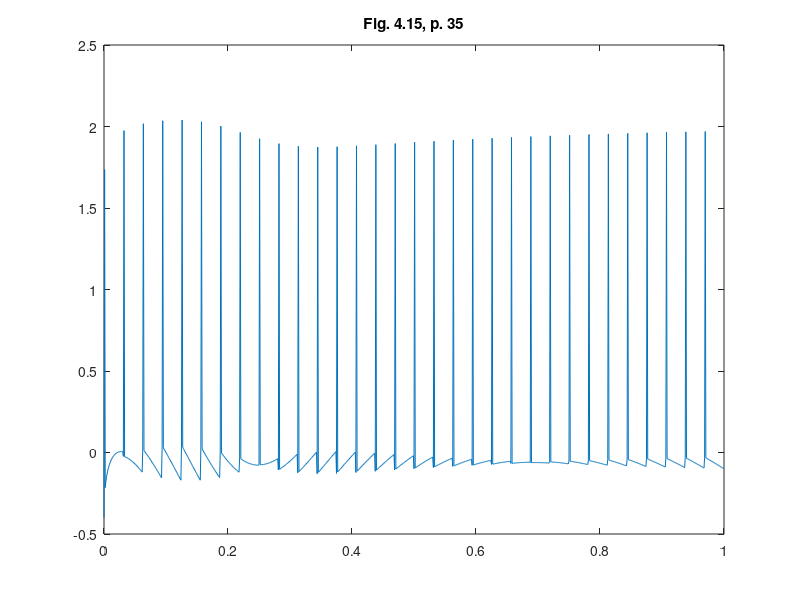

This chart was generated by the following MATLAB code:
%% ========================================================================
%% Programmatic octave notes on "Ripples in Mathematics" by A. Jensen
%% and A. la Cour-Harbo written with a deep gratitude to the authors for
%% this wonderful text. 
%% 
%% Reconstruction of graphs in Figure 4.15, HWT, with slow variations removed
%%
%% Author: Vladimir Kulyukin
%% 
%% NB: I have tested this code in Octave 4.
%% =========================================================================
t = (1.0/1024.0)*[0:1023];

y_fig_4_15_p35 = [
-0.39991214317820767
1.7356167993133038
-0.21568378349140394
-0.18146293935143654
-0.15478394180621913
-0.13294633471379802
-0.11455942172451805
-0.09879415409449455
-0.08510872052391316
-0.07312578741715758
-0.06256999271159147
-0.05323304766657633
-0.04495285396030746
-0.0376003111549259
-0.031070610552045297
-0.025277279451580537
-0.020147982250889207
-0.015621483235534361
-0.011645400567028119
-0.008174513082285673
-0.005169462064869457
-0.002595740823035042
-4.228976837574727E-4
0.0013761002668490896
0.002825380653040721
0.0039465842818848795
0.004759209265950748
0.005280896338290875
0.005527667200440067
0.0055141250245374085
0.005253624207582908
0.004758414953694334
-0.023770153814268724
1.975298155819054
-0.025836962518355877
-0.027166595673133065
-0.028682461938631443
-0.03037684976560384
-0.0322425638538526
-0.03427287756618802
-0.0364614907809262
-0.0388024924415189
-0.041290327178454156
-0.043919765474450534
-0.04668587692328696
-0.0495840061984818
-0.05260975140305124
-0.05575894451765051
-0.05902763370321895
-0.06241206724701076
-0.06590867896870511
-0.06951407492694073
-0.07322502128682706
-0.07703843322629234
-0.08095136477401055
-0.084960999484472
-0.08906464186685237
-0.09325970949394469
-0.09754372572578007
-0.10191431298984543
-0.10636918656616268
-0.11090614883107874
-0.11552308391849309
-0.12021795276156699
0.022079029857087096
2.017234126243568
0.012316989828501934
0.0073293955481245066
0.002273061674946897
-0.0028503469151708316
-0.008039215682784762
-0.013291977555195733
-0.018607110232553126
-0.02398313365628235
-0.02941860762757531
-0.034912129564762306
-0.04046233238935193
-0.04606788253139993
-0.05172747804565492
-0.05743984683064696
-0.0632037449435302
-0.06901795500407215
-0.07488128468172994
-0.08079256526021605
-0.08675065027442186
-0.09275441421494968
-0.09880275129588101
-0.10489457428174609
-0.11102881336995862
-0.11720441512526858
-0.1234203414630416
-0.12967556867840635
-0.13596908651853878
-0.1422998972955395
-0.1486670150375593
-0.15506946467598548
0.04179573046760365
2.035325502490962
0.02882281003301057
0.0222885920241489
0.01572378008063602
0.009129299138806002
0.0025060680646838973
-0.004144999759795098
-0.010822995872838859
-0.01752701619009933
-0.024256160482246103
-0.031009531871932228
-0.03778623634932243
-0.04458538230542164
-0.051406080082496586
-0.05824744154094419
-0.06510857964199879
-0.07198860804573504
-0.07888664072385332
-0.08580179158678702
-0.09273317412470461
-0.09967990106202451
-0.10664108402508887
-0.1136158332226862
-0.12060325713912878
-0.12760246223964322
-0.13461255268784178
-0.14163263007508053
-0.1486617931615326
-0.15569913762883048
-0.16274375584415268
-0.16979473663565825
0.04643007861333959
2.039369121396369
0.03230455842987956
0.025237317062926756
0.018168329138348094
0.011098531150262159
0.004028864390396292
-0.0030397249168023777
-0.010106285490321998
-0.01716986088007444
-0.024229489365799828
-0.03128420386746722
-0.038333031867278544
-0.045374995343378965
-0.0524091107153945
-0.05943438880191587
-0.06644983479006489
-0.07345444821727665
-0.08044722296544132
-0.08742714726755058
-0.09439320372699878
-0.10134436934968927
-0.10827961558910154
-0.11519790840446825
-0.12209820833222229
-0.12897947057085835
-0.13584064507936466
-0.14268067668936457
-0.14949850523111918
-0.1562930656735167
-0.16306328827818767
-0.16980809876786013
0.035525711257915316
2.028834965057613
0.02217287913795929
0.015540543959584097
0.008939053462933388
0.0023695048124293128
-0.004167001874175513
-0.010669363811265486
-0.01713647584566136
-0.023567230771738668
-0.029960519661332008
-0.03631523220837185
-0.042630257088186685
-0.0489044823313613
-0.05513679571204122
-0.06132608515053356
-0.06747123913003511
-0.07357114712728935
-0.07962470005694566
-0.08563079072937374
-0.09158831432164924
-0.09749616886139387
-0.10335325572314286
-0.10915848013685073
-0.11491075170814882
-0.12060898494990999
-0.12625209982466087
-0.13183902229733924
-0.13736868489787257
-0.1428400272930149
-0.1482519968668426
-0.15360354930929632
0.007646093992591724
2.00241847253329
-0.0027456546916585223
-0.007845282618259647
-0.012879417527676795
-0.017847077668193573
-0.022747293880011066
-0.027579110222020836
-0.032341584599686474
-0.037033789393124295
-0.041654812084471
-0.04620375588359381
-0.0506797403511947
-0.05508190201832701
-0.05940939500135349
-0.06366139161134118
-0.06783708295689374
-0.07193567953941478
-0.07595641183978227
-0.0798985308954297
-0.0837613088668124
-0.08754403959225975
-0.0912460391302016
-0.09486664628779076
-0.0984052231349322
-0.10186115550275632
-0.10523385346560239
-0.10852275180557028
-0.11172731045875607
-0.1148470149422867
-0.11788137676131605
-0.12082993379516359
-0.033183433550552074
1.964040898051168
-0.03864774097740241
-0.04124899743012749
-0.043762546067033885
-0.04618808986035849
-0.048525360215153336
-0.05077411716397144
-0.05293414953521301
-0.055005275094762336
-0.056987340660602556
-0.05888022219014373
-0.0606838248400656
-0.06239808299851936
-0.06402296028960475
-0.06555844955008662
-0.06700457277837188
-0.06836138105583199
-0.06962895444060752
-0.07080740183408876
-0.07189686082032436
-0.07289749747866396
-0.07380950616998933
-0.07463310929695378
-0.07536855703868676
-0.07601612706047678
-0.07657612419899655
-0.07704888012367286
-0.07743475297485318
-0.07773412697945935
-0.07794741204486076
-0.07807504333173278
-0.07548185761080115
1.9245604144202726
-0.0753131122024407
-0.07510296898988751
-0.07480971028454338
-0.07443391272505619
-0.07397617469606328
-0.07343711576414685
-0.07281737610091354
-0.07211761589418238
-0.07133851474827943
-0.07048077107443619
-0.06954510147229824
-0.0685322401035368
-0.06744293805856508
-0.06627796271734564
-0.06503809710527153
-0.06372413924508948
-0.06233690150582038
-0.06087720994962278
-0.05934590367751663
-0.057743834174875816
-0.05607186465757095
-0.05433086941962115
-0.05252173318319845
-0.05064535045178126
-0.04870262486725706
-0.04669446857171607
-0.04462180157467225
-0.04248555112640315
-0.04028665109807407
-0.0380260413692854
-0.1074503590758335
1.8949308293948826
-0.10262912212257327
-0.1001311715858538
-0.09757628003006417
-0.09496541101136252
-0.09229953006151898
-0.08957960415380908
-0.0868066011805836
-0.08398148944283176
-0.08110523715201316
-0.07817881194440883
-0.07520318040821637
-0.07217930762357488
-0.06910815671568364
-0.06599068842115108
-0.06282786066767905
-0.05962062816716515
-0.05636994202227773
-0.0530767493465414
-0.04974199289793331
-0.04636661072598293
-0.042951535832338295
-0.03949769584474448
-0.03600601270435737
-0.032477402366304226
-0.02891277451337443
-0.02531303228271914
-0.02167907200542063
-0.018011782958761713
-0.014312047131044087
-0.010580738998759387
-0.12487796534358578
1.8789138950569542
-0.11726524854950948
-0.11341623860412739
-0.10953990910034972
-0.10563708543085243
-0.1017085842452701
-0.09775521331849801
-0.09377777142930493
-0.08977704824900148
-0.08575382423989555
-0.08170887056328616
-0.07764294899671753
-0.07355681186022509
-0.06945120195131801
-0.06532685248842096
-0.061184487062502596
-0.05702481959663955
-0.05284855431323249
-0.04865638570861855
-0.04444899853481596
-0.040227067788142806
-0.035991258704443585
-0.03174222676068192
-0.02748061768263732
-0.023207067458458214
-0.018922202357837897
-0.014626638956559024
-0.010320984166181602
-0.0060058352686350736
-0.0016817799554941226
0.002650603628290893
-0.13036350135413932
1.8739838422786852
-0.12166216347261144
-0.11730205908545316
-0.11293637576872584
-0.10856563552886034
-0.10419035123895809
-0.09981102671076952
-0.09542815676935928
-0.0910422273302755
-0.08665371547906581
-0.08226308955297273
-0.07787080922465706
-0.07347732558779208
-0.06908308124439072
-0.06468851039371876
-0.06029403892265628
-0.05590008449738565
-0.051507056656268424
-0.047115356903798755
-0.04272537880550914
-0.03833750808371866
-0.03395212271402159
-0.029569593022398588
-0.02519028178286925
-0.020814544315574834
-0.016442728585207733
-0.012075175299703977
-0.007712218009107208
-0.0033541832045281272
9.986095828704578E-4
0.005345847682944993
-0.1284114920573744
1.8759237256078318
-0.11974750924571953
-0.11542548283004178
-0.11111047498772858
-0.10680275928924765
-0.1025026031297781
-0.0982102678255311
-0.09392600870952056
-0.0896500752267348
-0.08538271102867523
-0.08112415406722351
-0.07687463668780048
-0.07263438572179137
-0.06840362257820098
-0.06418256333451577
-0.05997141882674312
-0.05577039473860773
-0.05157969168988724
-0.04739950532384918
-0.04323002639379919
-0.03907144084869563
-0.034923929917838104
-0.03078767019459927
-0.02666283371920053
-0.022549588060508996
-0.01844809639686462
-0.014358517595901787
-0.01028100629338935
-0.006215712971056275
-0.0021627840334178527
0.0018776381164138378
-0.12260944358853687
1.881405553408973
-0.1145923603251583
-0.11060331192626316
-0.1066274248921053
-0.10266481915260128
-0.09871561113852811
-0.09477991384922224
-0.09085783691927429
-0.08694948668421898
-0.08305496624523345
-0.07917437553283746
-0.07530781136961096
-0.07145536753193416
-0.0676171348107486
-0.06379320107135333
-0.05998365131224703
-0.05618856772301284
-0.05240802974126013
-0.04864211410863617
-0.04489089492590359
-0.041154443707108745
-0.03743282943283388
-0.033726118602554034
-0.030034375286103976
-0.02635766117426197
-0.022696035628468558
-0.01904955572967726
-0.01541827632636128
-0.011802250081677346
-0.008201527519800855
-0.0046161570714364775
-0.11516021012069233
1.888394318959675
-0.10806663724784515
-0.10454311923920245
-0.10103516563251858
-0.09754281320890779
-0.09406609695254475
-0.09060505008999942
-0.0871597041288491
-0.08373008889557254
-0.08031623257274156
-0.07691816173552013
-0.07353590138747912
-0.07016947499573967
-0.06681890452545336
-0.06348421047363129
-0.06016541190232816
-0.056862526471201824
-0.053575570469440836
-0.05030455884709095
-0.04704950524577223
-0.043810422028809026
-0.04058732031077006
-0.03738020998644853
-0.034189099759267316
-0.031013997169133778
-0.027854908619757035
-0.024711839405416103
-0.021584793737219776
-0.018473774768831386
-0.015378784621699837
-0.012299824409783167
-0.10725074654416078
1.8957961543647164
-0.10117297219850974
-0.09815812355541376
-0.09515929613652419
-0.0921764855032321
-0.08920968636925641
-0.08625889262168673
-0.08332409734158808
-0.08040529282420106
-0.07750247059872173
-0.07461562144768552
-0.07174473542595783
-0.06888980187932969
-0.06605080946274167
-0.06322774615813032
-0.06042059929190646
-0.05762935555207793
-0.05485400100502025
-0.05209452111189339
-0.04935090074472959
-0.04662312420218018
-0.04391117522493915
-0.041215037010843725
-0.03853469222966277
-0.03587012303757531
-0.03322131109134496
-0.030588237562200526
-0.027970883149421755
-0.025369228093643947
-0.02278325218987709
-0.020212934800254323
-0.09946545594509104
1.9030736079992299
-0.09440292218319002
-0.09189502424513518
-0.08940267556630854
-0.08692585316454193
-0.08446453370676055
-0.0820186935197168
-0.0795883086004936
-0.0771733546267791
-0.07477380696692515
-0.07238964068978626
-0.07002083057434294
-0.06766735111912336
-0.0653291765514139
-0.06300628083627624
-0.06069863768536343
-0.05840622056554201
-0.0561290027073339
-0.05386695711316436
-0.05162005656543456
-0.04938827363441489
-0.047171580685962944
-0.0449699498890761
-0.04278335322326865
-0.04061176248579501
-0.03845514929870475
-0.03631348511574539
-0.03418674122910814
-0.03207488877602427
-0.029977898745214615
-0.027895741983190003
-0.09206338420039639
1.9099891940226854
-0.08797297277022753
-0.08594985491705254
-0.08394142264294358
-0.08194764606578431
-0.07996849520155669
-0.07800393996958677
-0.07605395019766825
-0.07411849562706918
-0.07219754591742422
-0.07029107065151063
-0.06839903933991764
-0.06652142142559991
-0.0646581862883353
-0.06280930324906564
-0.06097474157414684
-0.05915447047949196
-0.0573484591346165
-0.05555667666659214
-0.053779092163901976
-0.05201567468020485
-0.05026639323801141
-0.04853121683226724
-0.04681011443385619
-0.04510305499301093
-0.04341000744264767
-0.04173094070161454
-0.04006582367786338
-0.038414625271540714
-0.036777314378005355
-0.03515385989076847
-0.08513695469195626
1.9164588802952693
-0.0819590478215777
-0.08039070795658865
-0.07883606903564466
-0.07729509999893969
-0.07576776980344002
-0.07425404742527708
-0.07275390186208575
-0.07126730213527255
-0.06979421729223101
-0.06833461640849725
-0.06688846858984698
-0.06545574297433765
-0.06403640873429683
-0.06263043507825627
-0.061237791252831686
-0.0598584465445553
-0.058492370281655104
-0.05713953183578413
-0.05579990062370488
-0.05447344610892402
-0.05316013780328088
-0.05185994526849336
-0.050572838117654895
-0.04929878601669335
-0.04803775868578186
-0.04678972590071484
-0.04555465749423604
-0.044332523357332176
-0.04312329344048593
-0.04192693775488854
-0.07869715554454815
1.9224735413962883
-0.07636854630354728
-0.07522338890949398
-0.07409095675322841
-0.0729712202336652
-0.07186414981792755
-0.07076971604228044
-0.06968788951303861
-0.06861864090743919
-0.06756194097448587
-0.06651776053576297
-0.06548607048622035
-0.06446684179493167
-0.06346004550582163
-0.06246565273836979
-0.06148363468828433
-0.060513962628153006
-0.059556607908065606
-0.058611541956213875
-0.05767873627946574
-0.05675816246391485
-0.05584979217541064
-0.05495359716005899
-0.05406954924470764
-0.05319762033740316
-0.05233778242783216
-0.05149000758773692
-0.050654267971313116
-0.049830535815587274
-0.04901878344077182
-0.04821898325060614
-0.07271792178240588
1.928058056491568
-0.0711778351345731
-0.07042556940167533
-0.06968511913552566
-0.06895645724708044
-0.06823955673268056
-0.06753439067424782
-0.06684093223946874
-0.0661591546819591
-0.06548903134141648
-0.06483053564375507
-0.0641836411012291
-0.06354832131253785
-0.06292454996292207
-0.06231230082424122
-0.06171154775504184
-0.061122264700609996
-0.06054442569301166
-0.05997800485112115
-0.059422976380638204
-0.05887931457408935
-0.05834699381082187
-0.05782598855698451
-0.057316273365495274
-0.05681782287600212
-0.05633061181482857
-0.05585461499491218
-0.05538980731573018
-0.05493616376321819
-0.05449365940967499
-0.05406226941366077
-0.06715889115276164
1.9332503443080395
-0.06635146058076802
-0.0659642813215755
-0.06558809350238382
-0.06522287279664707
-0.06486859496310693
-0.06452523584562031
-0.06419277137297885
-0.06387117755871863
-0.06356043050092564
-0.06326050638203062
-0.06297138146859815
-0.06269303211110877
-0.06242543474373363
-0.062168565884102245
-0.06192240213306288
-0.06168692017443811
-0.06146209677477277
-0.06124790878307551
-0.06104433313055435
-0.06085134683034643
-0.0606689269772418
-0.060497050747401415
-0.060335695398068934
-0.060184838267277385
-0.06004445677355141
-0.059914528415601076
-0.0597950307720152
-0.059685941500944084
-0.05958723833978219
-0.059498899104842407
-0.061976939407834
1.938090738211697
-0.06185188201413139
-0.06180477821396879
-0.06176792859369096
-0.06174131143604855
-0.06172490510031037
-0.061718688021902945
-0.061722638712045974
-0.06173673575738392
-0.06176095781961344
-0.061795283635106335
-0.06183969201453099
-0.06189416184246621
-0.061958672077014665
-0.06203320174941207
-0.06211772996363085
-0.06221223589598357
-0.06231669879472013
-0.06243109797962254
-0.06255541284159705
-0.06268962284226243
-0.06283370751353456
-0.06298764645720945
-0.06315141934454083
-0.06332500591581702
-0.06350838597993413
-0.06370153941396417
-0.0639044461627245
-0.06411708623833978
-0.0643394397198056
-0.06457148675254465
-0.0571319882158976
1.9426166369490563
-0.05764437226764785
-0.05791499627267971
-0.058195215536888556
-0.058485010594848896
-0.05878436204439863
-0.05909325054617787
-0.059411656823164405
-0.05973956166020633
-0.060076945903552614
-0.06042379046038082
-0.06078007629832416
-0.06114578444499319
-0.0615208959874991
-0.06190539207197032
-0.06229925390307134
-0.06270246274351643
-0.06311499991358072
-0.06353684679061211
-0.06396798480853794
-0.06440839545737131
-0.06485806028271446
-0.06531696088526018
-0.06578507892029095
-0.06626239609717732
-0.0667488941788712
-0.06724455498140136
-0.06774936037336254
-0.06826329227540473
-0.06878633265972178
-0.06931846354953408
-0.05258997081523287
1.9468597710127782
-0.053699524035353274
-0.05426783818176828
-0.05484515369702958
-0.055431452899594946
-0.05602671815528848
-0.05663093187676904
-0.05724407652299779
-0.057866134598703045
-0.05849708865384229
-0.05913692128306458
-0.05978561512516922
-0.06044315286256241
-0.06110951722071234
-0.06178469096760275
-0.06246865691318404
-0.06316139790882191
-0.06386289684674495
-0.06457313665948927
-0.0652921003193423
-0.06601977083778388
-0.06675613126492386
-0.06750116468894207
-0.06825485423552058
-0.06901718306727855
-0.06978813438320208
-0.0705676914180744
-0.07135583744190144
-0.07215255575933743
-0.0729578297091078
-0.07377164266342873
-0.048324483348205716
1.9508446754406643
-0.049994655086791795
-0.05084245843092061
-0.05169871812263316
-0.052563417722811145
-0.053436540821712786
-0.05431807103837727
-0.05520799202002502
-0.05610628744145729
-0.057012941004452644
-0.057927936437162986
-0.058851257493504505
-0.05978288795254816
-0.06072281161790727
-0.06167101231712424
-0.06262747390105217
-0.06359218024323732
-0.06456511523929542
-0.06554626280629039
-0.06653560688210547
-0.0675331314248171
-0.06853882041206227
-0.06955265784040376
-0.07057462772469747
-0.0716047140974505
-0.07264290100818194
-0.07368917252277818
-0.07474351272284796
-0.07580590570507328
-0.07687633558055706
-0.07795478647416942
-0.044317947986450834
1.9545876066572805
-0.04651481216775544
-0.047625188634907945
-0.04874350692798313
-0.04986975124057502
-0.051003905775392155
-0.05214595474358186
-0.053295882364051694
-0.054453672862788016
-0.05561931047217272
-0.05679277943029337
-0.05797406398025595
-0.059163148369490326
-0.060360016849053455
-0.06156465367293307
-0.06277704309734267
-0.06399716938001698
-0.06522501677950476
-0.06646056955445734
-0.06770381196291231
-0.06895472826157811
-0.07021330270511261
-0.07147951954539766
-0.07275336303081414
-0.07403481740550877
-0.07532386690866166
-0.0766204957737503
-0.07792468822780652
-0.07923642849067436
-0.08055570077426155
-0.08188248928178976
-0.04056275044572144
1.9580954760277263
-0.04325376627275268
-0.04461046150805459
-0.04597459382658409
-0.047346147363481084
-0.04872510623984316
-0.050111454561949764
-0.05150517642047514
-0.0529062558897051
-0.05431467702674475
-0.05573042387072347
-0.05715348044199853
-0.05858383074135298
-0.060021458749187184
-0.06146634842471255
-0.06291848370513575
-0.0643778485048414
-0.06584442671457136
-0.0673182022005977
-0.06879915880389242
-0.07028728033929632
-0.07178255059467864
-0.07328495333009621
-0.07479447227694513
-0.07631109113711432
-0.07783479358212719
-0.07936556325228261
-0.0809033837557942
-0.08244823866792106
-0.08400011153009668
-0.0855589858490502
-0.037062621961262865
1.9613645504292536
-0.0402152289401545
-0.04180194342855503
-0.043395576355865106
-0.04499611100194678
-0.04660353060570088
-0.04821781836415351
-0.04983895743153732
-0.05146693091837351
-0.05310172189054141
-0.05474331336835092
-0.05639168832560271
-0.05804682968864938
-0.05970872033545116
-0.06137734309462328
-0.06305268074448034
-0.06473471601207825
-0.06642343157224762
-0.06811881004662412
-0.06982083400267425
-0.07152948595271114
-0.07324474835291617
-0.07496660360234197
-0.07669503404192413
-0.07843002195347226
-0.08017154955867278
-0.08191959901807455
-0.08367415243006981
-0.08543519182988102
-0.08720269918852608
-0.08897665641179497
-0.03383442226504707
1.9643787753311948
-0.037414422252761814
-0.03921399665135461
-0.04101992942855259
-0.042832202076791615
-0.04465079601590549
-0.04647569259205264
-0.048306873076636614
-0.05014431866521718
-0.05198801047642598
-0.053837929550863195
-0.05569405685000273
-0.057556373255080895
-0.05942485956598276
-0.061299496500127004
-0.06318026469134119
-0.06506714468873098
-0.06696011695554616
-0.06885916186803909
-0.07076425971431977
-0.0726753906932035
-0.07459253491305196
-0.07651567239061097
-0.07844478304984392
-0.08037984672075271
-0.0823208431382002
-0.08426775194072555
-0.08622055266934892
-0.0881792247663784
-0.09014374757420385
-0.09211410033409106
-0.03091038816827596
1.9671076618545018
-0.03488005517964954
-0.03687351809529171
-0.03887270560973255
-0.04087759633178212
-0.04288816876050572
-0.044904401283968
-0.046926272177974404
-0.048953759604805414
-0.05098684161194622
-0.05302549613080643
-0.05506970097544284
-0.05711943384126583
-0.05917467230375284
-0.06123539381714005
-0.06330157571312578
-0.0653731951995552
-0.06745022935910572
-0.06953265514796725
-0.0716204493945124
-0.07371358879796563
-0.0758120499270668
-0.07791580921872343
-0.08002484297666812
-0.08213912737010087
-0.0842586384323295
-0.08638335205940617
-0.08851324400875826
-0.09064828989781237
-0.09278846520261452
-0.09493374525644283
-0.02834079646173704
1.9695037885645659
-0.03265665628746928
-0.03482210576610201
-0.036992534469821536
-0.03916791684593868
-0.04134822718915576
-0.04353343964014733
-0.04572352818413239
-0.047918466649436664
-0.05011822870605498
-0.05232278786420963
-0.05453211747290032
-0.05674619071845677
-0.0589649806230762
-0.06118846004336942
-0.06341660166889129
-0.06564937802067461
-0.06788676144975969
-0.07012872413571203
-0.07237523808514856
-0.07462627513024911
-0.07688180692727187
-0.07914180495505985
-0.0814062405135515
-0.0836750847222757
-0.08594830851885449
-0.08822588265750375
-0.09050777770751406
-0.092793964051756
-0.09508441188515371
-0.09737909121317845];

figure;
plot(t, y_fig_4_15_p35);
xlim([0 1]);
title('Fig. 4.15, p. 35');
